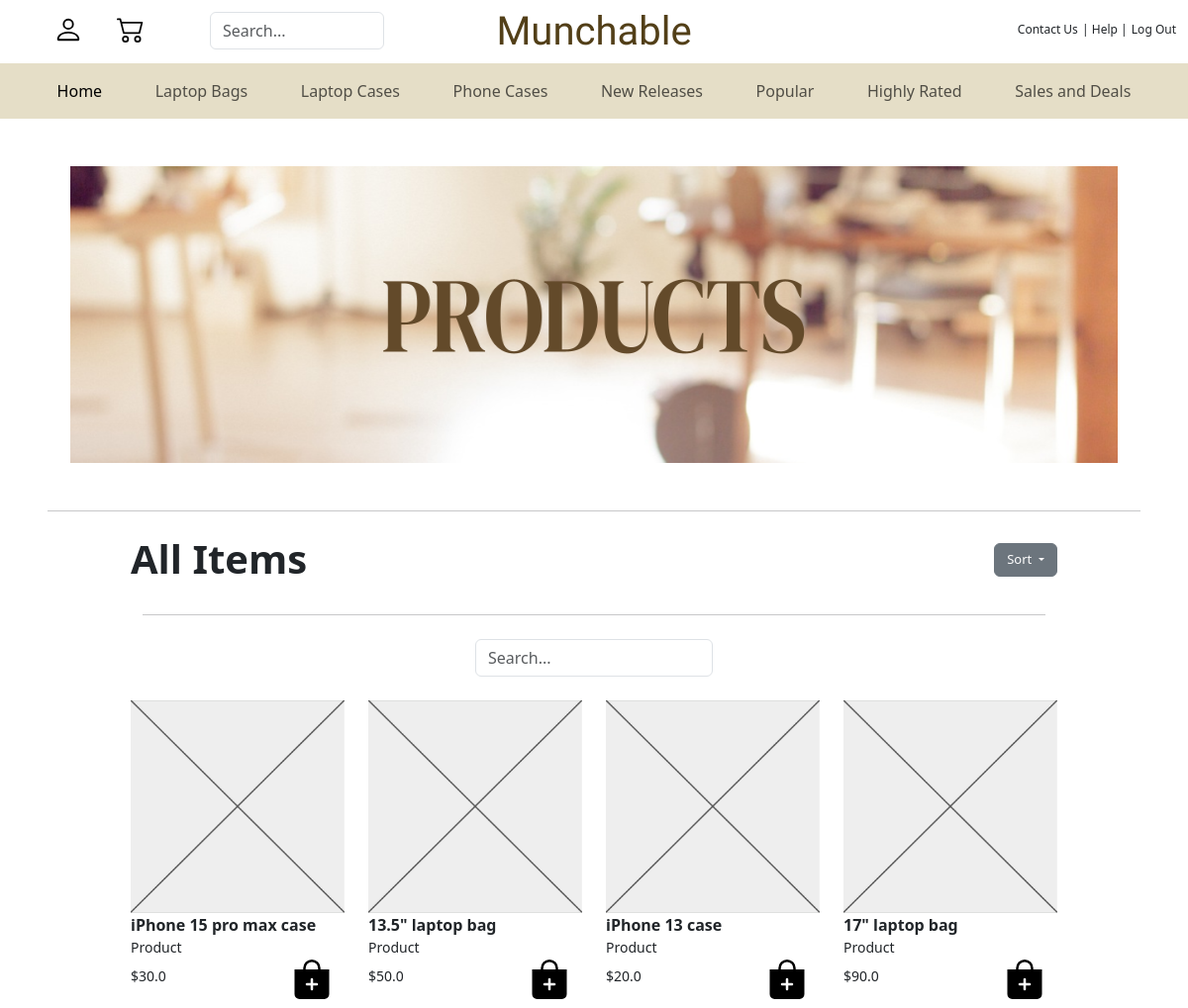
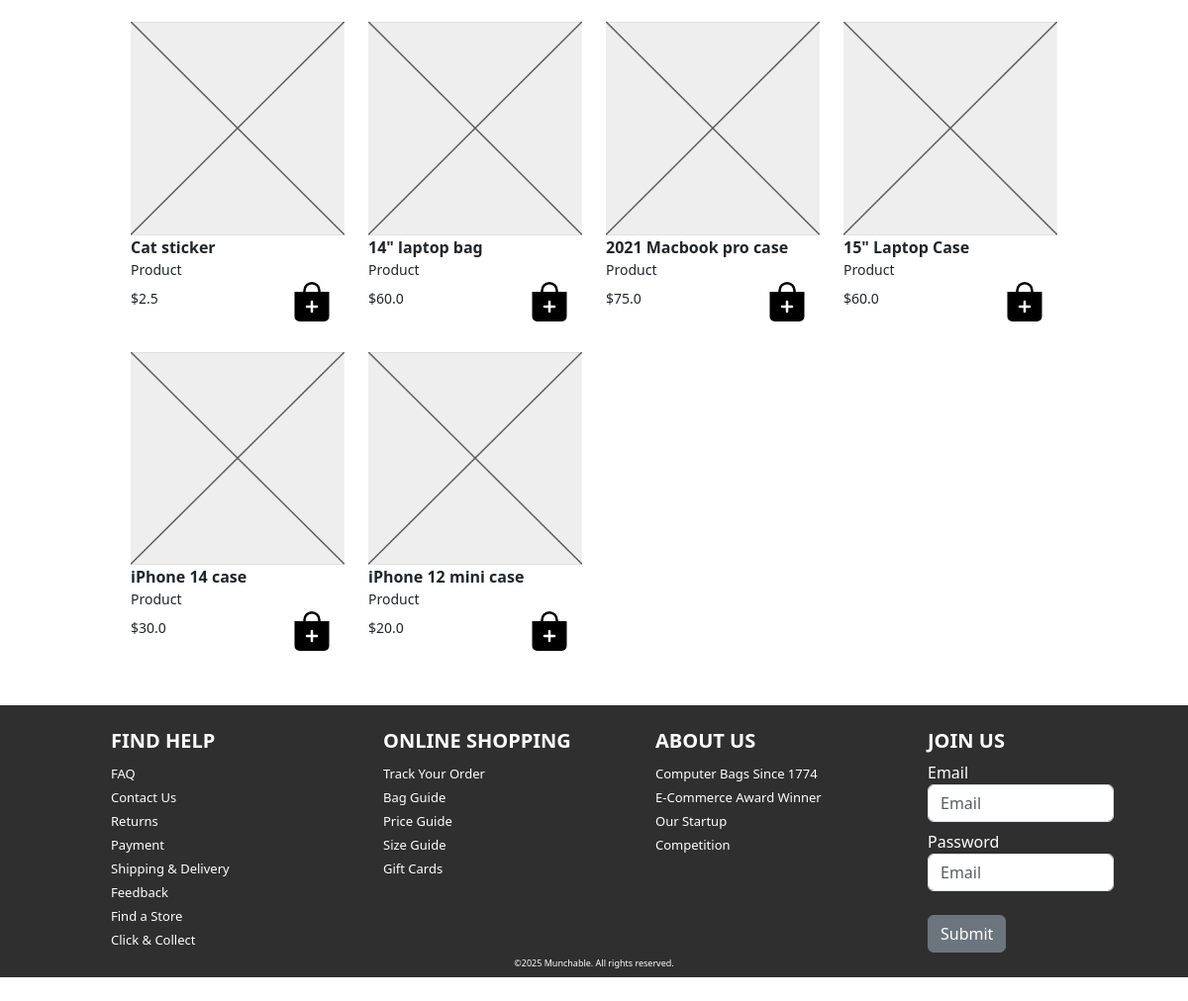
Page /shop on the committed database (2 pictures, top to bottom).
### tables this page shows
CREATE TABLE tbl_items(
  	id INTEGER,
	name VARCHAR(50),
  	cost FLOAT,
  	image BLOB,
  	stock INT,
    PRIMARY KEY (id)
);

### app.py (the view, shortened to what this page needs)
@app.route('/shop', methods=['GET', 'POST'])
def index():
    role = session.get('role', None)
    user = session.get('id', None)
    if request.form.get('action') == 'login':
       return redirect('/login')
    if request.form.get('action') == 'admin':
       return redirect('/admin')
    if request.form.get('action') == 'account':
       return redirect('/account')
    sortcolumn = 'id'
    sortvar = 'ASC'
    searchinput = ''
    data = get_items(searchinput, sortvar, sortcolumn)
    return render_template("shop.html", items=data, role=role, user=user)

### app.py (called while the page is built)
def get_db_connection():
  conn = None;
  try:
      conn = sqlite3.connect("assets/shopped_data.db");
      print("---------------------------------------------------------------")
      print("[LOG] - Connected to database. Version", sqlite3.version);
  except Error as er:
      print(er);
  conn.row_factory = sqlite3.Row;
  sql = """
          PRAGMA foreign_keys = ON
          """
  conn.execute(sql);
  return conn

def get_items(searchinput, sortvar, sortcolumn):
  conn = get_db_connection()
  cur = conn.cursor()
  sql = f"""
  SELECT * FROM tbl_items
  WHERE (id LIKE '%{searchinput}%'
  OR name LIKE '%{searchinput}%'
  OR cost LIKE '%{searchinput}%'
  OR image LIKE '%{searchinput}%'
  OR stock LIKE '%{searchinput}%')
  ORDER BY {sortcolumn} {sortvar}
  """
  changed_table = cur.execute(sql).fetchall()
  print(f"[LOG] - Table has been updated. Sort type: {sortvar}, column sorted: {sortcolumn}, search input: {searchinput}.")
  print("---------------------------------------------------------------")
  conn.close()
  return changed_table;

### templates/shop.html (shortened to what this page needs)
<!doctype html>
<html lang="en" data-bs-theme="auto">
<head>
    <link href="https://cdn.jsdelivr.net/npm/bootstrap@5.3.3/dist/css/bootstrap.min.css" rel="stylesheet"
>
    <link rel="stylesheet" href="https://cdn.jsdelivr.net/npm/@docsearch/css@3">
    <link rel="stylesheet" href="https://cdn.jsdelivr.net/npm/bootstrap-icons@1.11.3/font/bootstrap-icons.min.css">
    <link href="../assets/dist/css/bootstrap.min.css" rel="stylesheet">
</head>
<body>
    <div class="container-fluid mt-2">
        <div class="row">
            <div class="col-2 text-center d-flex justify-content-center gap-2">
                <form method="POST">
                    <button type="submit" name="action" value="login" class="btn">
                        <svg width="30" height="30">
                            <use xlink:href="#user"></use>
                        </svg>
                    </button>
                </form>
                <form method="POST">
                    <button type="submit" name="action" value="account" class="btn">
                        <svg width="28" height="28">
                            <use xlink:href="#cart"></use>
                        </svg>
                    </button>
                </form>
            </div>
            <div class="col-2 mt-1">
                <input type="search" class="form-control" id="search-input" placeholder="Search..." autocomplete="off"
                    spellcheck="false">
            </div>
            <div class="col-4 text-center" style="font-family:'Special Elite'; color:rgb(82, 63, 24)">
                <h1>Munchable</h1>
            </div>
            {% if role == 'admin' %}
            <form method="POST" class="col-2 mt-2">
                <button type="submit" name="action" value="admin" class="btn"
                    style="font-size: 15px; font-family:'Special Elite'; color:#523f18">
                    Admin Portal
                </button>
            </form>
            {% else %}
            <div class="col"></div>
            {% endif %}
            <div class="col-2 text-end mt-2">
                <a href="login" class="text-decoration-none text-reset fw-lighter" style="font-size: 12px;">Contact
                    Us</a>
                <a href="login" class="text-decoration-none text-reset fw-lighter" style="font-size: 12px;">| Help |</a>
                <a href="login" class="text-decoration-none text-reset fw-lighter" style="font-size: 12px;">Log Out</a>
            </div>
        </div>
    </div>
    <nav class="navbar navbar-expand" style="background-color:#e5dec7">
        <div class="container-fluid">
            <ul class="navbar-nav d-flex w-100 justify-content-evenly">
                <li class="nav-item">
                    <a class="nav-link active" aria-current="page" href="home">Home</a>
                </li>
                <li class="nav-item">
                    <a class="nav-link" href="shop">Laptop Bags</a>
                </li>
                <li class="nav-item">
                    <a class="nav-link" href="shop">Laptop Cases</a>
                </li>
                <li class="nav-item">
                    <a class="nav-link" href="shop">Phone Cases</a>
                </li>
                <li class="nav-item">
                    <a class="nav-link" href="shop">New Releases</a>
                </li>
                <li class="nav-item">
                    <a class="nav-link" href="shop">Popular</a>
                </li>
                <li class="nav-item">
                    <a class="nav-link" href="shop">Highly Rated</a>
                </li>
                <li class="nav-item">
                    <a class="nav-link" href="shop">Sales and Deals</a>
                </li>
            </ul>
        </div>
    </nav>
    <div class="container-fluid text-center mt-5">
        <img src="/assets/images/Untitled presentation (1).png" height="300px" width="90%">
    </div>
    <hr class="mx-5 mt-5 mb-4">
    <div class="container-fluid d-flex justify-content-between" style="width: 80%">
        <h1 class="fw-bold">All Items</h1>
        <div class="dropdown ms-2">
            <button class="mt-2 btn btn-secondary dropdown-toggle" type="button" data-bs-toggle="dropdown"
                aria-expanded="false" style="font-size: 13px;">
                Sort
            </button>
        </div>
    </div>
    <hr class="mt-4" style="margin-left:9rem; margin-right:9rem;">
    <form method="POST" class="mx-auto" style="width: 20vw;">
        <input type="text" name="search" placeholder="Search..." class="form-control mt-4" autocomplete="off"
            value="{{ request.form.get('search', '') }}">
    </form>
    <div class="container-fluid" style="width: 80%;">
        <div class="row">
            {% for i in items %}
            <div class="col-12 col-sm-6 col-md-4 col-lg-3 mt-4">
                <a href="#" class="text-decoration-none text-reset">
                    <img src="/assets/images/Screen Shot 2025-09-09 at 12.11.10 PM.png" height="width" width="100%">
                    <small class="d-inline fs-6 fw-bold">{{ i['name'] }}</small>
                </a>
                <form method="POST">
                    <button type="submit" name="action" value="cart" class="btn float-end mt-3 btn-hover-raise">
                        <svg width="40" height="40">
                            <use xlink:href="#add"></use>
                        </svg>
                    </button>
                </form>
                <small class="d-block fw-lighter">Product</small>
                <small class="d-block mt-2">${{ i['cost'] }}</small>
            </div>
            {% endfor %}
        </div>
    </div>
    <div class="container-fluid mt-5 mb-4" style="background-color:rgb(47, 47, 47); height:275px;">
        <div class="row" style="color:white">
            <div class="col offset-md-1">
                <a href="#" class="text-decoration-none text-reset">
                    <h5 class="fw-bold pt-4">FIND HELP</h5>
                </a>
                <a href="#" class="text-decoration-none text-reset" style="font-size:13px;">
                    FAQ <br>Contact Us <br>Returns <br>Payment <br>Shipping & Delivery <br>Feedback <br>Find a Store
                    <br>Click & Collect
                </a>
            </div>
            <div class="col">
                <a href="#" class="text-decoration-none text-reset">
                    <h5 class="fw-bold pt-4">ONLINE SHOPPING</h5>
                </a>
                <a href="#" class="text-decoration-none text-reset" style="font-size:13px;">
                    Track Your Order <br>Bag Guide <br>Price Guide <br>Size Guide <br>Gift Cards
                </a>
            </div>
            <div class="col">
                <a href="#" class="text-decoration-none text-reset">
                    <h5 class="fw-bold pt-4">ABOUT US</h5>
                </a>
                <a href="#" class="text-decoration-none text-reset" style="font-size:13px;">
                    Computer Bags Since 1774 <br>E-Commerce Award Winner <br>Our Startup <br>Competition
                </a>
            </div>
            <div class="col">
                <a href="#" class="text-decoration-none text-reset">
                    <h5 class="fw-bold pt-4">JOIN US</h5>
                </a>
                <h8>Email</h8>
                <input class="form-control mb-2 w-75" placeholder="Email" autocomplete="off" spellcheck="false">
                <h8>Password</h8>
                <input class="form-control w-75" placeholder="Email" autocomplete="off" spellcheck="false">
                <form method="POST">
                    <button type="submit" name="action" value="login" class="btn btn-secondary mt-4">Submit</button>
                </form>
            </div>
        </div>
        <div class="row text-center mt-1">
            <a style="color:white; font-size:9px;">©2025 Munchable. All rights reserved.</a>
        </div>
    </div>
</body>
</html>

### templates/shop.html (style rules this page uses)
.btn-hover-raise { transition: transform 0.2s ease; }

### rows in the picture
tbl_items: name "iPhone 15 pro max case", cost "30.0"
tbl_items: name "13.5\" laptop bag", cost "50.0"
tbl_items: name "iPhone 13 case", cost "20.0"
tbl_items: name "17\" laptop bag", cost "90.0"
tbl_items: name "Cat sticker", cost "2.5"
tbl_items: name "14\" laptop bag", cost "60.0"
tbl_items: name "2021 Macbook pro case", cost "75.0"
tbl_items: name "15\" Laptop Case", cost "60.0"
tbl_items: name "iPhone 14 case", cost "30.0"
tbl_items: name "iPhone 12 mini case", cost "20.0"
